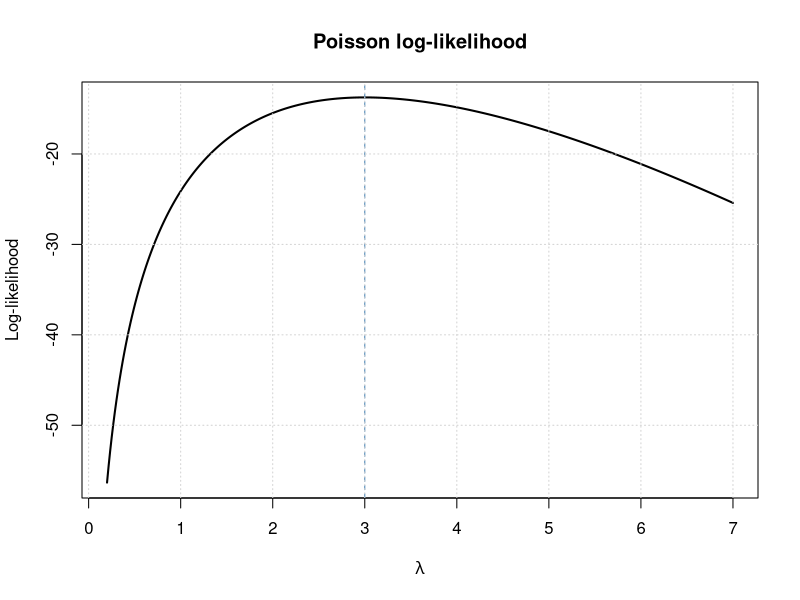

This figure's R source:
## ---- chunk 1
knitr::opts_chunk$set(echo = TRUE, message = FALSE, warning = TRUE)
## ---- chunk 2
poisson_data <- c(2, 4, 3, 1, 5, 2, 3, 4)
lambda_hat <- mean(poisson_data)

poisson_loglik <- function(lambda, x) {
  sum(dpois(x, lambda = lambda, log = TRUE))
}

c(
  analytic_MLE = lambda_hat,
  numerical_MLE = optimize(
    poisson_loglik,
    interval = c(0.001, 10),
    x = poisson_data,
    maximum = TRUE
  )$maximum
)
## ---- chunk 3
lambda_grid <- seq(0.2, 7, length.out = 400)
loglik_values <- vapply(
  lambda_grid, poisson_loglik, numeric(1), x = poisson_data
)

plot(
  lambda_grid, loglik_values, type = "l", lwd = 2,
  xlab = expression(lambda), ylab = "Log-likelihood",
  main = "Poisson log-likelihood"
)
abline(v = lambda_hat, col = "steelblue", lty = 2)
grid()
## ---- chunk 4
waiting_times <- c(0.8, 1.4, 0.6, 2.2, 1.0, 0.9)
rate_hat <- 1 / mean(waiting_times)

exponential_loglik <- function(rate, x) {
  sum(dexp(x, rate = rate, log = TRUE))
}

c(
  analytic_MLE = rate_hat,
  numerical_MLE = optimize(
    exponential_loglik,
    interval = c(0.001, 10),
    x = waiting_times,
    maximum = TRUE
  )$maximum
)
## ---- chunk 5
set.seed(14270)
true_lambda <- 3
n <- 50
repetitions <- 10000

poisson_estimates <- replicate(
  repetitions,
  mean(rpois(n, lambda = true_lambda))
)

c(
  true_lambda = true_lambda,
  average_MLE = mean(poisson_estimates),
  empirical_sd = sd(poisson_estimates),
  theoretical_sd = sqrt(true_lambda / n)
)
